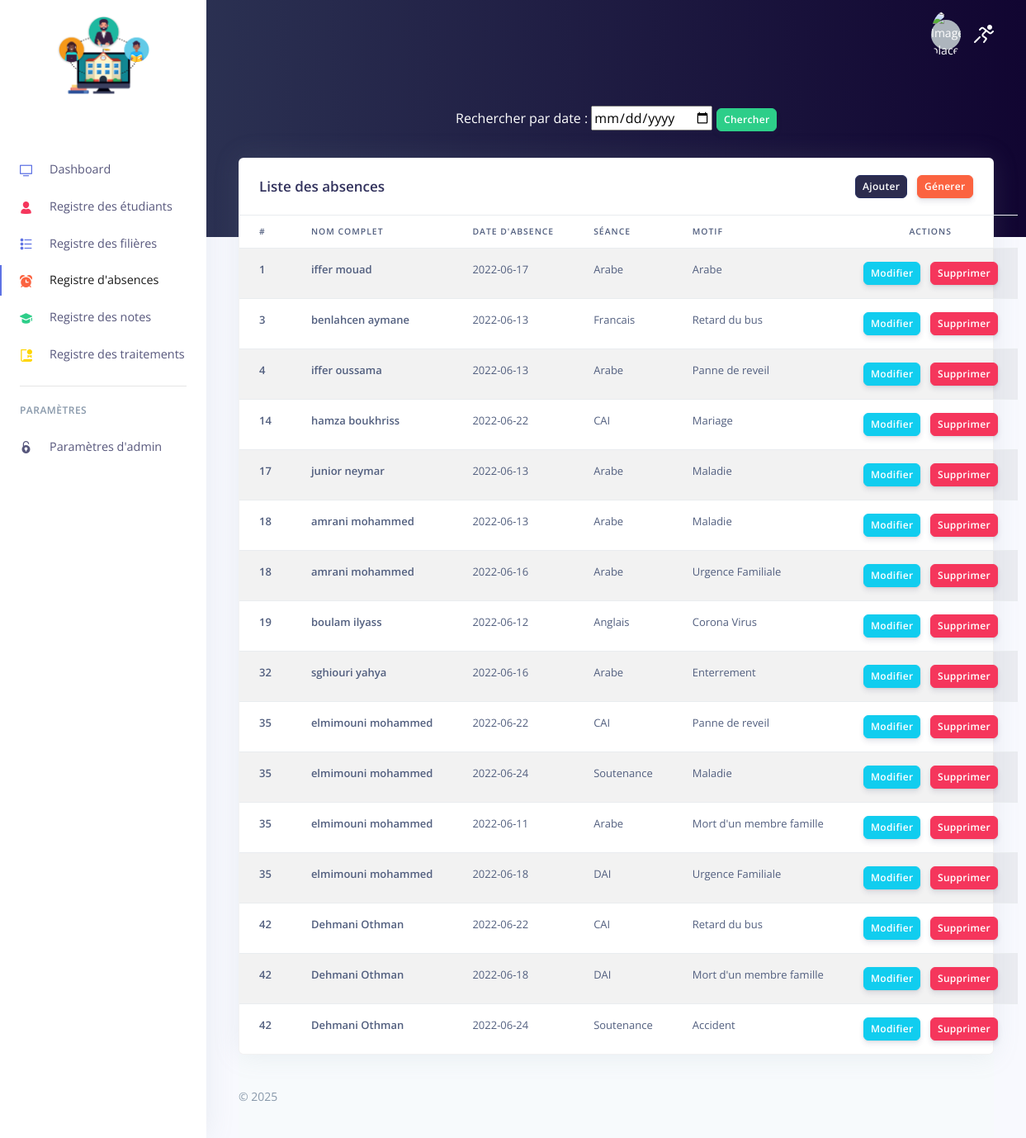
The page /absencesmanager.php (signed in) on the database its author committed.
### tables this page shows
CREATE TABLE `absence` (
  `idAbsence` int(11) NOT NULL,
  `dateAbsence` date NOT NULL,
  `seance` varchar(11) DEFAULT NULL,
  `motif` varchar(50) DEFAULT NULL,
  `idEtudiant` int(11) DEFAULT NULL
);

CREATE TABLE `etudiant` (
  `idEtudiant` int(100) NOT NULL,
  `nom` varchar(100) NOT NULL,
  `prenom` varchar(100) NOT NULL,
  `email` varchar(100) NOT NULL,
  `filiere` varchar(100) DEFAULT NULL,
  `idFiliere` int(11) DEFAULT NULL
);

### absencesmanager.php (the view, shortened to what this page needs)
<?php include('header.php');
 ?>
  <div class="header bg-gradient-primary pb-8 pt-5 pt-md-8">
      <div class="container-fluid">
        <div class="header-body">
          <div class="text-white text-center">
            <form action="" method="POST">
              Rechercher par date :    <input type="date"    name="d" >
              <input type="submit" name="submit" value="Chercher" class="btn btn-sm  btn-success">
            </form>
         </div>
        </div>
      </div>
    </div>
<div class="container-fluid mt--7">
  <form role="form" action="" method="POST">
      <div class="row">
        <div class="col">
         <div class="card shadow">
            <div class="card-header border-0">
              <div class="row align-items-center">
                <div class="col">
                  <h3 class="mb-0">Liste des absences</h3>
                </div>
                <div class="col text-right">
                  <a href="#" data-toggle="modal" data-target="#newabsence" class="btn btn-sm btn-primary">Ajouter</a>
                  <a href="rapport_absence.php?d=<?php echo $_POST['d']  ?>" target="_blank" class="btn btn-sm btn-warning">Génerer</a>
                </div>
              </div>
            </div>
              <table class="table table-striped">
                <thead>
                  <tr>
                    <th scope="col">#</th>
                    <th scope="col">Nom Complet</th>
                    <th scope="col">Date d'absence</th>
                    <th scope="col">Séance</th>
                    <th scope="col">Motif</th>
                    <th scope="col" class="text-center">Actions</th>
                  </tr>
                </thead>
                <tbody>
                  <?php
                    if (!isset($_POST["submit"]))  {
                      $sql="SELECT idAbsence,a.idEtudiant,dateAbsence,seance,motif,nom,prenom FROM absence a,etudiant e where a.idEtudiant=e.idEtudiant
                     order by e.idEtudiant";
                      $result=mysqli_query($conn,$sql);
                      while($row=mysqli_fetch_assoc($result)){
                  ?>
                  <tr>
                    <th scope="row">
                     <?php echo $row["idEtudiant"];
                     ?>
                    </th>
                    <th scope="row">
                     <?php echo $row["nom"].' '.$row["prenom"];
                     ?>
                    </th>
                    <td>
                      <?php echo $row["dateAbsence"]  ?>
                    </td>
                    <td>
                      <?php echo $row["seance"]  ?>
                    </td>
                    <td>
                      <?php echo $row["motif"]  ?>
                    </td>
                    <td>
                      <a class="btn btn-sm btn-info" name="modifi" href="update_absence.php?absenceid=<?php echo $row['idAbsence']; ?>"> Modifier</a>
                      <a href="?suppid=<?php echo $row['idAbsence']; ?>" class="btn btn-sm btn-danger"  onclick="return confirm('Voulez-vous supprimer cet absence ?');">Supprimer</a>
                    </td>
                  </tr>
                <?php } }else
                $d=$_POST['d'];
                ?>
                </tbody>
              </table>
            </div>
          </div>
        </div>
 <?php include('footer.php'); ?>

### rows shown on the page
absence: idEtudiant "1", idEtudiant.nom "iffer", idEtudiant.prenom "mouad", dateAbsence "2022-06-17", seance "Arabe", motif "Arabe"
absence: idEtudiant "3", idEtudiant.nom "benlahcen", idEtudiant.prenom "aymane", dateAbsence "2022-06-13", seance "Francais", motif "Retard du bus"
absence: idEtudiant "4", idEtudiant.nom "iffer", idEtudiant.prenom "oussama", dateAbsence "2022-06-13", seance "Arabe", motif "Panne de reveil"
absence: idEtudiant "14", idEtudiant.nom "hamza", idEtudiant.prenom "boukhriss", dateAbsence "2022-06-22", seance "CAI", motif "Mariage"
absence: idEtudiant "17", idEtudiant.nom "junior", idEtudiant.prenom "neymar", dateAbsence "2022-06-13", seance "Arabe", motif "Maladie"
absence: idEtudiant "18", idEtudiant.nom "amrani", idEtudiant.prenom "mohammed", dateAbsence "2022-06-13", seance "Arabe", motif "Maladie"
absence: idEtudiant "18", idEtudiant.nom "amrani", idEtudiant.prenom "mohammed", dateAbsence "2022-06-16", seance "Arabe", motif "Urgence Familiale"
absence: idEtudiant "19", idEtudiant.nom "boulam", idEtudiant.prenom "ilyass", dateAbsence "2022-06-12", seance "Anglais", motif "Corona Virus"
absence: idEtudiant "32", idEtudiant.nom "sghiouri", idEtudiant.prenom "yahya", dateAbsence "2022-06-16", seance "Arabe", motif "Enterrement"
absence: idEtudiant "35", idEtudiant.nom "elmimouni", idEtudiant.prenom "mohammed", dateAbsence "2022-06-22", seance "CAI", motif "Panne de reveil"
absence: idEtudiant "35", idEtudiant.nom "elmimouni", idEtudiant.prenom "mohammed", dateAbsence "2022-06-24", seance "Soutenance", motif "Maladie"
absence: idEtudiant "35", idEtudiant.nom "elmimouni", idEtudiant.prenom "mohammed", dateAbsence "2022-06-11", seance "Arabe", motif "Mort d'un membre famille"
absence: idEtudiant "35", idEtudiant.nom "elmimouni", idEtudiant.prenom "mohammed", dateAbsence "2022-06-18", seance "DAI", motif "Urgence Familiale"
absence: idEtudiant "42", idEtudiant.nom "Dehmani", idEtudiant.prenom "Othman", dateAbsence "2022-06-22", seance "CAI", motif "Retard du bus"
absence: idEtudiant "42", idEtudiant.nom "Dehmani", idEtudiant.prenom "Othman", dateAbsence "2022-06-18", seance "DAI", motif "Mort d'un membre famille"
absence: idEtudiant "42", idEtudiant.nom "Dehmani", idEtudiant.prenom "Othman", dateAbsence "2022-06-24", seance "Soutenance", motif "Accident"
